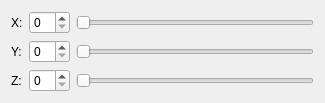
<?xml version="1.0" encoding="UTF-8"?>
<ui version="4.0">
 <class>Adjust</class>
 <widget class="QWidget" name="Adjust">
  <property name="geometry">
   <rect>
    <x>0</x>
    <y>0</y>
    <width>325</width>
    <height>96</height>
   </rect>
  </property>
  <property name="windowTitle">
   <string>Form</string>
  </property>
  <layout class="QGridLayout" name="gridLayout">
   <item row="0" column="0">
    <widget class="QLabel" name="X_label">
     <property name="text">
      <string>X:</string>
     </property>
    </widget>
   </item>
   <item row="0" column="1">
    <widget class="QSpinBox" name="X_spinBox"/>
   </item>
   <item row="0" column="2">
    <widget class="QSlider" name="X_horizontalSlider">
     <property name="orientation">
      <enum>Qt::Horizontal</enum>
     </property>
    </widget>
   </item>
   <item row="1" column="0">
    <widget class="QLabel" name="Y_label">
     <property name="text">
      <string>Y:</string>
     </property>
    </widget>
   </item>
   <item row="1" column="1">
    <widget class="QSpinBox" name="Y_spinBox"/>
   </item>
   <item row="1" column="2">
    <widget class="QSlider" name="Y_horizontalSlider">
     <property name="orientation">
      <enum>Qt::Horizontal</enum>
     </property>
    </widget>
   </item>
   <item row="2" column="0">
    <widget class="QLabel" name="Z_label">
     <property name="text">
      <string>Z:</string>
     </property>
    </widget>
   </item>
   <item row="2" column="1">
    <widget class="QSpinBox" name="Z_spinBox"/>
   </item>
   <item row="2" column="2">
    <widget class="QSlider" name="Z_horizontalSlider">
     <property name="orientation">
      <enum>Qt::Horizontal</enum>
     </property>
    </widget>
   </item>
  </layout>
 </widget>
 <resources/>
 <connections/>
</ui>
